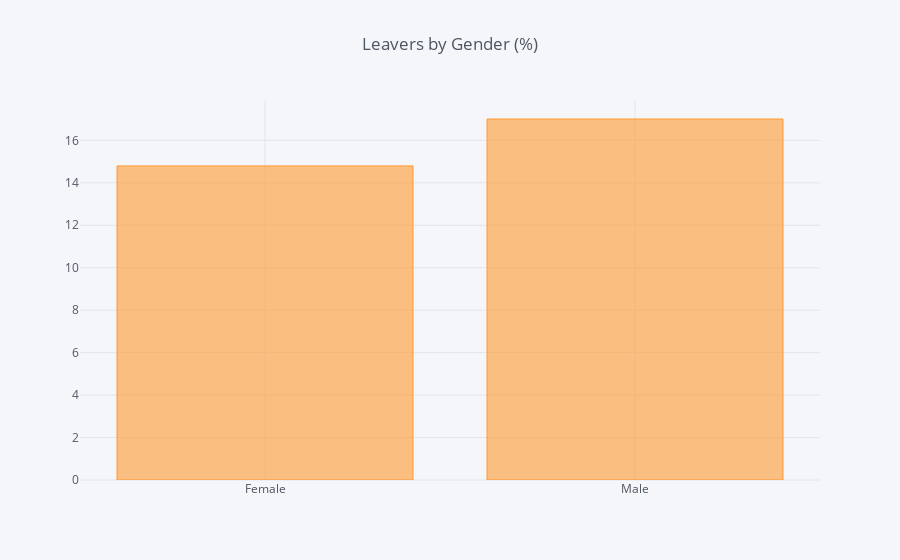

The notebook cell this image was saved under:
### Code cell
df_Gender = pd.DataFrame(columns=["Gender", "% of Leavers"])
i=0
for field in list(df_HR['Gender'].unique()):
    ratio = df_HR[(df_HR['Gender']==field)&(df_HR['Attrition']=="Yes")].shape[0] / df_HR[df_HR['Gender']==field].shape[0]
    df_Gender.loc[i] = (field, ratio*100)
    i += 1
    #print("In {}, the ratio of leavers is {:.2f}%".format(field, ratio*100))    
df_G = df_Gender.groupby(by="Gender").sum()
df_G.iplot(kind='bar',title='Leavers by Gender (%)')

### Figure 1 — Plotly figure (JSON) as saved in the notebook; plotly's stock layout.template omitted (floating-point values rounded to 4 significant figures)
{"data": [{"marker": {"color": "rgba(255, 153, 51, 0.6)", "line": {"color": "rgba(255, 153, 51, 1.0)", "width": 1}}, "name": "% of Leavers", "orientation": "v", "text": "", "type": "bar", "uid": "5e56968f-c334-4639-91bd-65f4f430d438", "x": ["Female", "Male"], "y": [14.8, 17.01]}], "layout": {"legend": {"bgcolor": "#F5F6F9", "font": {"color": "#4D5663"}}, "paper_bgcolor": "#F5F6F9", "plot_bgcolor": "#F5F6F9", "title": {"font": {"color": "#4D5663"}, "text": "Leavers by Gender (%)"}, "xaxis": {"gridcolor": "#E1E5ED", "showgrid": true, "tickfont": {"color": "#4D5663"}, "title": {"font": {"color": "#4D5663"}, "text": ""}, "zerolinecolor": "#E1E5ED"}, "yaxis": {"gridcolor": "#E1E5ED", "showgrid": true, "tickfont": {"color": "#4D5663"}, "title": {"font": {"color": "#4D5663"}, "text": ""}, "zerolinecolor": "#E1E5ED"}}}
